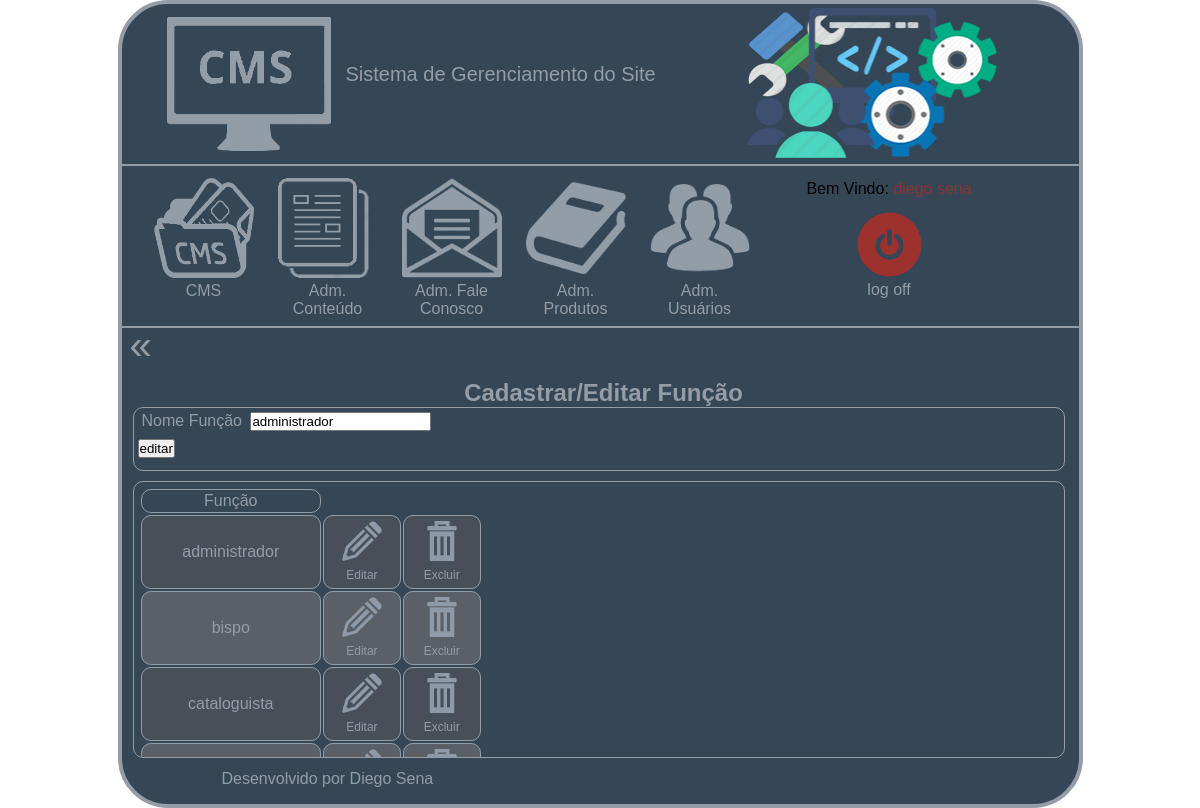
Screenshot of /admTipoUsua.php?modo=editar&codigo=1 (signed in) with the database file from the repository.
### tables this page shows
CREATE TABLE `funcao` (
  `cod_funcao` int(11) NOT NULL AUTO_INCREMENT,
  `nome_funcao` varchar(30) NOT NULL,
  PRIMARY KEY (`cod_funcao`)
);

### admTipoUsua.php (the view, shortened to what this page needs)
<?php include("conexao.php")?>
<?php
	$nome_funcao = "";
	$botao = "salvar";
		?>  <?php
	if(isset($_GET["modo"]))
	{
		$modo = $_GET["modo"];
		if($modo == "excluir")
		{
			$sql = "delete from funcao where cod_funcao = ".$_SESSION['codigo_deletar'];
			mysqli_query($conexao, $sql);
			header("location:admTipoUsua.php");
		}
		elseif($modo == "editar")
		{
			$botao = "editar";
			$sql = "select * from funcao where cod_funcao = ".$_SESSION['codigo_deletar'];
			$select = mysqli_query($conexao, $sql);
			$rs = mysqli_fetch_array($select);
			$nome_funcao = $rs["nome_funcao"];
		}
	}
?>
<!doctype html>
<html lang="pt-br">
	<head>
		<link rel="stylesheet" type="text/css" href="css/cssCms.css"/>
    </head>
	<body>
    	<div class="principal">
			<?php include ("header.php")?>
			<div class="conteudo-cms">
				<div class="voltar">
					<a href="admUsuario.php"> &laquo; </a>
				</div>
				<div class="clear"> </div>
				<div class="admTipoUsuario">
					<h2> Cadastrar/Editar Função </h2>
					<form name="admtipoUser" method="post" action="admTipoUsua.php">
						<div class="cadastroTipoUsuario">
							<p>	<label> Nome Função </label> <input type="text" name="txtFuncao" maxlength="25" value="<?php echo($nome_funcao); ?>" required></p>
							<p>	<input type="submit" name="btnsalvar" value="<?php echo($botao);?>"> </p>
						</div>
					</form>
					<div class="consultaTipoUsuario">
						<table class="tbl-tipo-usuario">
							<tr class="tr-visualizacao">
								<td> Função </td>
							</tr>
							<?php
								$sql = "select * from funcao order by nome_funcao ";
								$select = mysqli_query($conexao, $sql);
								$contador = "";
								while($rs = mysqli_fetch_array($select))
								{
									if($contador %2==0) $cor="#474F59";
									else $cor="#5B6066";
							?>
									<tr class="tr-dois" bgcolor="<?php echo($cor)?>">
										<td> <?php echo($rs["nome_funcao"])?> </td>
										<td>
											<center>
												<div class="editar">
													<a href="admTipoUsua.php?modo=editar&codigo=<?php echo($rs["cod_funcao"])?>">
														<img src="imagens/edit.png" alt="">
														Editar
													</a>
												</div>
											</center>
										</td>
										<td>
											<center>
												<div class="excluir">
													<a href="admTipoUsua.php?modo=excluir&codigo=<?php echo($rs["cod_funcao"])?>">
														<img src="imagens/delete.png" alt="">
														Excluir
													</a>
												</div>
											</center>
										</td>
									</tr>
							<?php
									$contador++;
								}
							?>
						</table>
					</div>
				</div>
			</div>
			<footer>
			</footer>
        </div>
	</body>
</html>

### css/cssCms.css (style rules this page uses)
* { padding: 0; margin: 0; font-family: Arial, Helvetica, sans-serif; color: #000; }
a { color: #949CA6; font-size: 12pt; text-decoration: none; }
h2,h3 { text-align: center; color: #949CA6; }
p { padding: 4px; }
body { background-position: center; background-attachment: fixed; background-repeat: no-repeat; }
.principal { width: 957px; height: 800px; background-color: #354657; margin: auto auto 0; border-radius: 50px; border: solid 4px #949CA6; }
.conteudo-cms { width: 950px; height: 434px; float: left; margin: 4px; }
.voltar { width: 30px; height: 30px; float: left; text-align: center; line-height: 27px; }
.voltar a { font-size: 30pt; }
.clear { clear: both; height: 10px; width: 10px; }
.loja-cadastro label .autores-cadastro p, label { padding: 4px; clear: both; color: #949CA6; }
.tr-visualizacao td, .tr-dois td { color: #949CA6; text-align: center; border: solid 1px; border-radius: 10px; padding: 2px; }
.admTipoUsuario { width: 942px; height: 387px; margin: 7px; float: left; }
.cadastroTipoUsuario { width: 930px; height: 62px; border: 1px solid #949CA6; border-radius: 10px; }
.consultaTipoUsuario { border: 1px solid #949CA6; border-radius: 10px; margin-top: 10px; width: 930px; height: 275px; overflow: auto; }
.tbl-tipo-usuario { margin: 5px; width: 37%; height: 16%; }
.width- a, div.editar a, div.excluir a { margin: 0; padding: 0; font-size: 9pt; }
div.editar, div.excluir { width: 40px; padding: 3px; text-align: center; }
img { width: 100%; height: 100%; }
footer { float: left; text-align: center; margin-left: 100px; clear: both; color: #949CA6; }

### rows the page displays
funcao: txtFuncao "administrador", nome_funcao "administrador"
funcao: nome_funcao "bispo"
funcao: nome_funcao "cataloguista"
